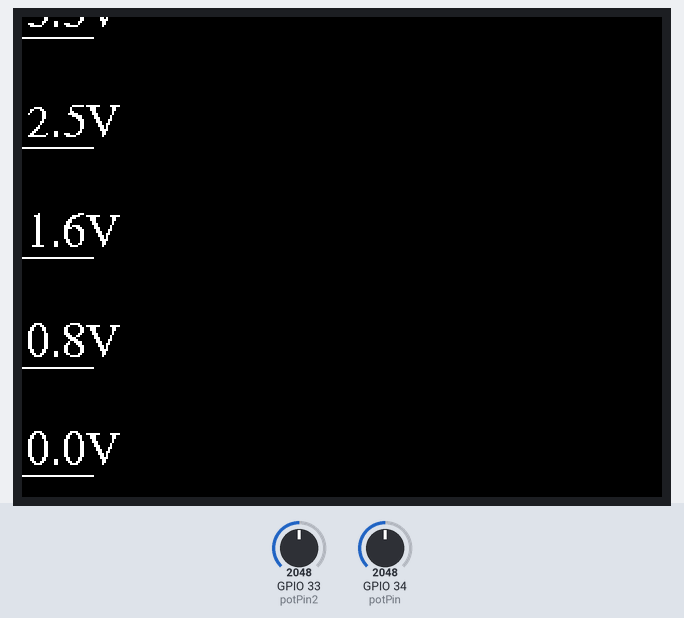
Simulated run of this sketch. Board: ESP32. On the bench: 320×240 colour display. The test bench sets the inputs (shaded band); at power-on: GPIO 33 (potPin2) = 2048, GPIO 34 (potPin) = 2048. What the sketch prints to the serial monitor is not drawn.

Above: at 1.7 s.
1.8 s: GPIO 33 (potPin2) set to 1759
4.8 s: GPIO 33 (potPin2) set to 1675
6.3 s: GPIO 34 (potPin) set to 2866
9.3 s: GPIO 33 (potPin2) set to 491
At 9.64 s:
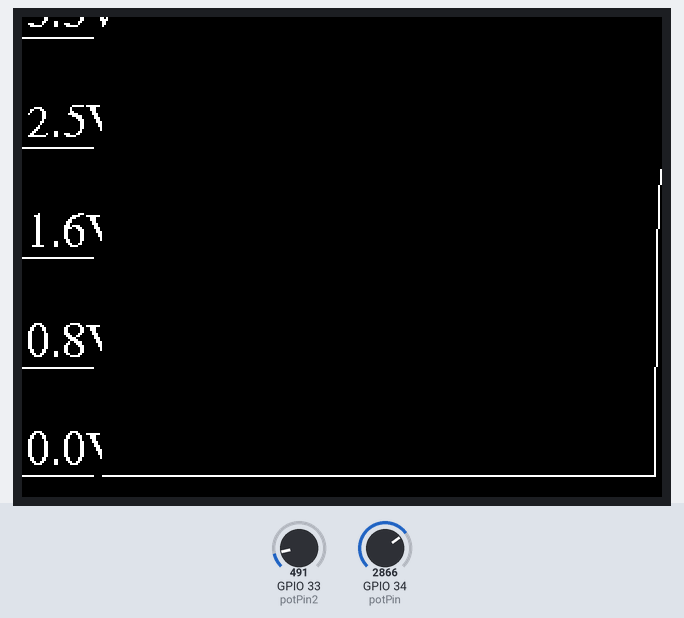
10.9 s: GPIO 34 (potPin) set to 3603
At 11.15 s:
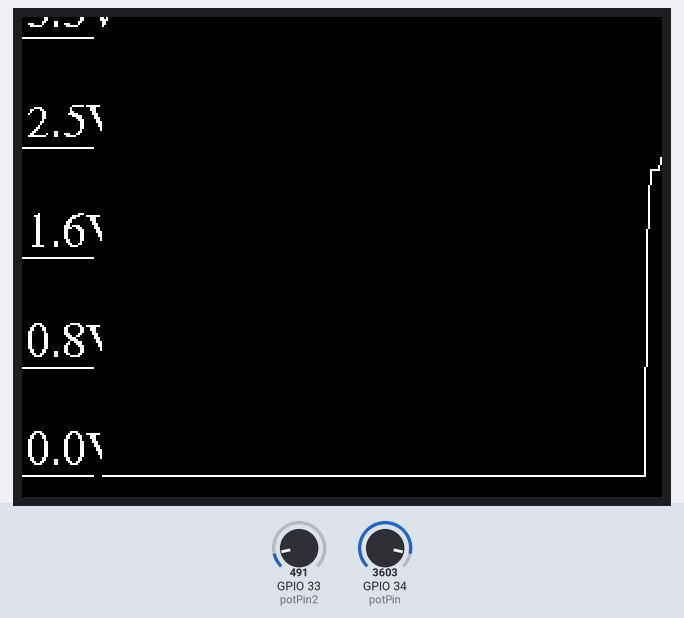
12.5 s: GPIO 34 (potPin) set to 4095
At 13.0 s:
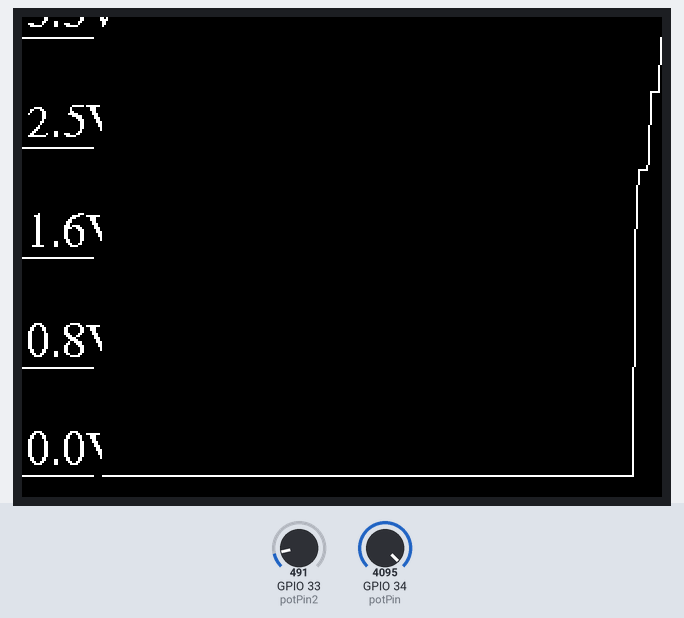
Timing chart, 0 to 15.3 s (numbered marks = the images above; inputs shaded):
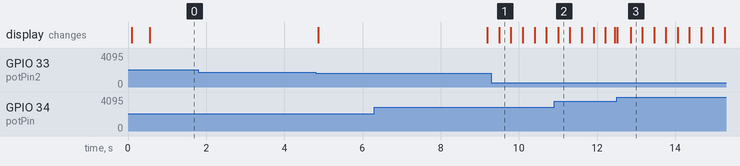

The sketch:

1seconddelay.ino
```cpp
#include <Adafruit_GFX.h>    // Core graphics library
 #include <Adafruit_ST7789.h> // Hardware-specific library for ST7789
 #include <SPI.h>
 #include <Fonts/FreeSerif12pt7b.h> // Using your preferred font

 // These pins will also work for the 1.8" TFT shield.
 #define TFT_CS 5
 #define TFT_RST 4   // Or set to -1 and connect to Arduino RESET pin
 #define TFT_DC 2
 #define TFT_MOSI 23 // Data out
 #define TFT_SCLK 18 // Clock out

 Adafruit_ST7789 tft = Adafruit_ST7789(TFT_CS, TFT_DC, TFT_MOSI, TFT_SCLK, TFT_RST);

 // We will define NUM_POINTS based on the effective width after rotation
 int NUM_POINTS;
 int *values;    // Current waveform data

 // Define your potentiometer pins
 const int potPin = 34;   // For the main waveform analog input
 const int potPin2 = 33;  // For controlling msPerPoint (graph speed)

 // Offset for the waveform to leave space for voltage markers on the left
 const int WAVEFORM_X_OFFSET = 40;

 // Margins for voltage markers to prevent text/ticks from being cut off
 const int Y_MARGIN_TOP = 10;
 const int Y_MARGIN_BOTTOM = 10; // Corrected: Removed extra 'int'

 // --- Variables for controlling data acquisition rate per point ---
 unsigned long previousSampleMillis = 0; // When the last point was added to the graph
 float msPerPoint = 100.0;             // Milliseconds each point on the graph represents (0.1 to 1000 seconds)

 // Raw ADC sampling variables (happens continuously in loop)
 unsigned long rawSampleCount = 0;
 long rawSampleSum = 0;

 // Potentiometer 2 range for mapping
 const float POT2_MIN_MS = 100.0;      // 0.1 seconds = 100 ms
 const float POT2_MAX_MS = 1000000.0;  // 1000 seconds = 1,000,000 ms

 void setup() {
   Serial.begin(9600);
   delay(100);
   tft.init(240, 320); // Initialize ST7789 with your display's native resolution
   delay(100);
   Serial.println(F("Initialized"));
   tft.setRotation(1); // Set to landscape mode (effective: 320 wide, 240 tall)
                       // After this, tft.width() should be 320, tft.height() should be 240.
   tft.fillScreen(ST77XX_BLACK);
   delay(100);
   Serial.println("ready");
   tft.setFont(&FreeSerif12pt7b);
   tft.setTextWrap(false);

   // --- DEBUGGING DIMENSIONS ---
   Serial.print("TFT Width (after rotation): ");
   Serial.println(tft.width());
   Serial.print("TFT Height (after rotation): ");
   Serial.println(tft.height());
   // --- END DEBUGGING ---

   // NUM_POINTS will be based on the effective width after rotation (320 pixels)
   NUM_POINTS = tft.width() - WAVEFORM_X_OFFSET; // Use the actual effective width

   // Allocate memory for the current waveform data
   values = (int *) malloc(NUM_POINTS * sizeof(int));

   if (values == NULL) {
     Serial.println("Failed to allocate memory for waveform array!");
     while (true); // Halt if memory allocation fails
   }

   // Initialize array with a starting value (e.g., 0V at the bottom)
   for (int i = 0; i < NUM_POINTS; i++) {
     values[i] = tft.height() - 1 - Y_MARGIN_BOTTOM; // Initialize to 0V (bottom adjusted for margin)
   }

   // Draw static elements (voltage markers) only once
   drawVoltageMarkers();
 }

 void drawVoltageMarkers() {
   int markerCount = 4;
   // Effective screen height is tft.height() (e.g., 240 in landscape)
   // Adjusted plotting height for markers, accounting for top and bottom margins
   // Plotting area top: Y_MARGIN_TOP, Plotting area bottom: tft.height() - 1 - Y_MARGIN_BOTTOM
   for (int i = 0; i <= markerCount; i++) {
     float voltage = i * (3.3 / markerCount);
     // Map the voltage to a Y-coordinate within the effective plotting height
     // 0V maps to bottom of plot area, 3.3V maps to top of plot area
     int y = map(i, 0, markerCount, tft.height() - 1 - Y_MARGIN_BOTTOM, Y_MARGIN_TOP);

     // Draw horizontal tick marks for the voltage markers on the left
     tft.drawLine(0, y, WAVEFORM_X_OFFSET - 5, y, ST77XX_WHITE);

     // Display the voltage text
     tft.setCursor(2, y - 6); // Adjust cursor position for text
     tft.setTextSize(1);
     tft.setTextColor(ST77XX_WHITE);
     tft.print(voltage, 1);
     tft.print("V");
   }
 }

 void loop() {
   unsigned long currentMillis = millis();

   // --- Control msPerPoint based on potPin2 ---
   // Map potPin2 (0-4095) logarithmically to msPerPoint (0.1s to 1000s)
   // Using log scale for a better feel over such a wide range
   float pot2Normalized = analogRead(potPin2) / 4095.0; // 0.0 to 1.0
   msPerPoint = exp(pot2Normalized * log(POT2_MAX_MS / POT2_MIN_MS)) * POT2_MIN_MS;
   msPerPoint = constrain(msPerPoint, POT2_MIN_MS, POT2_MAX_MS); // Ensure it stays within bounds

   // --- Raw ADC Reading and Accumulation (as fast as possible) ---
   int rawAnalogValue = analogRead(potPin);
   rawSampleSum += rawAnalogValue;
   rawSampleCount++;

   // --- Check if it's time to add a new point to the graph ---
   if (currentMillis - previousSampleMillis >= msPerPoint) {
     // Calculate the average raw sample value for this point
     int averagedAnalogValue = 0;
     if (rawSampleCount > 0) {
       averagedAnalogValue = rawSampleSum / rawSampleCount;
     }

     // Reset accumulation for the next point
     rawSampleSum = 0;
     rawSampleCount = 0;
     previousSampleMillis = currentMillis; // Set new reference point for next average

     // Scale the averaged value to fit the screen's effective plotting height
     int scaledValue = map(averagedAnalogValue, 0, 4095,
                           tft.height() - 1 - Y_MARGIN_BOTTOM, // Bottom pixel of plotting area
                           Y_MARGIN_TOP);                     // Top pixel of plotting area

     // --- Update Graph Data ---
     // Shift existing values to the left
     memmove(values, values + 1, (NUM_POINTS - 1) * sizeof(int));
     // Add the new scaled value to the end of the array
     values[NUM_POINTS - 1] = scaledValue;

     // --- Display Update (every time a new point is added) ---
     // Clear the specific plotting area to prevent ghosting
     tft.fillRect(WAVEFORM_X_OFFSET, Y_MARGIN_TOP, // X, Y start of the plotting area
                  NUM_POINTS,                     // Width of plotting area
                  tft.height() - Y_MARGIN_TOP - Y_MARGIN_BOTTOM, // Height of plotting area
                  ST77XX_BLACK);

     // Draw the new waveform in white
     for (int i = 1; i < NUM_POINTS; i++) {
       tft.drawLine(i - 1 + WAVEFORM_X_OFFSET, values[i - 1], i + WAVEFORM_X_OFFSET, values[i], ST77XX_WHITE);
     }

     // Serial output for debugging
     Serial.print("Analog: ");
     Serial.print(averagedAnalogValue);
     Serial.print(", msPerPoint: ");
     Serial.print(msPerPoint);
     Serial.print(" (");
     Serial.print(msPerPoint / 1000.0, 3); // Print in seconds
     Serial.println("s)");
   }

   // No delay() here. loop() runs as fast as the code inside it allows.
   // Raw ADC readings are continuous, graph points are averaged over msPerPoint.
 }
```

Measured:
- after the input at 1.8 s, every drawn part: stays the same
- after the input at 9.3 s, the display: changes after 0.19 s (image 1)
